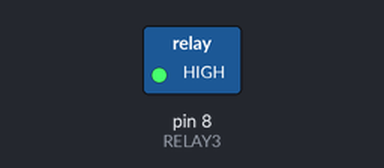
Bench run of a sketch on a simulated Arduino Uno, built with avr-gcc and run on an emulated ATmega328P. On the bench: switched loads named in the sketch (green lamp = pin HIGH). Dashed ring = blinking.

Above: at 0.3 s.
Timing chart, 0 to 3.9 s (numbered marks = the images above):
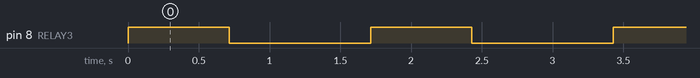

The sketch:

Piston.ino
```cpp
#define RELAY3 8

int buttonState = 0;

void setup (){
Serial.begin(9600);
  pinMode(RELAY3, OUTPUT);
}

  void loop(){

   digitalWrite(RELAY3,1);
   delay(714);
   digitalWrite(RELAY3,0);
   delay(1000);
}
```

Measured:
- by itself, pin 8 (RELAY3): alternates HIGH for 0.71 s and LOW for 1.0 s
